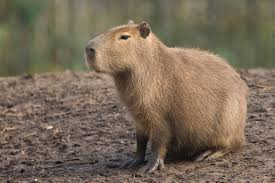
#> input picture pdi/capivara.jpg, 275 x 183 px, found by its file name
$ python teste.py
#> lines starting #> are read from the running program, lines starting #| are printed output that depends on the picture; after the words box and inside, x2 and y2 are one past the last pixel; in counts of white or black regions, pixels touching at a corner belong together; long printed decimals are rounded
# Plotagem de gráficos e imagens no notebook
#teste github
import matplotlib.pyplot as plt

# Manipulação de imagens
from PIL import Image
from skimage import color # Vamos usar para fazer uma conversão de espaço de cores específica
import imghdr # Vamos usar para verificar se um determinado arquivo em disco é uma imagem ou não
import cv2
import numpy as np # Manipulação de arrays
import os # Acesso ao sistema de arquivos do SO
import random # Geração de números aleatóriso. Você pode precisar em uma das atividades pedidas...

def hsl2rgb(arr):
    imgrgb=np.empty_like(arr)
    for x in range(arr.shape[0]):
        for y in range(arr.shape[1]):
            c=((1-abs(2*arr[x][y][2]-1))*arr[x][y][1])
            X=c*(1-abs(((arr[x][y][0]/60)%2)-1))
            m=arr[x][y][2]-(c/2)
            if 0<=arr[x][y][0]<60:
                imgrgb[x][y][0]=c
                imgrgb[x][y][1]=X
                imgrgb[x][y][2]=0
            elif 60<=arr[x][y][0]<120:
                imgrgb[x][y][0]=X
                imgrgb[x][y][1]=c
                imgrgb[x][y][2]=0
            elif 120<=arr[x][y][0]<180:
                imgrgb[x][y][0]=0
                imgrgb[x][y][1]=c
                imgrgb[x][y][2]=X
            elif 180<=arr[x][y][0]<240:
                imgrgb[x][y][0]=0
                imgrgb[x][y][1]=X
                imgrgb[x][y][2]=c
            elif 240<=arr[x][y][0]<300:
                imgrgb[x][y][0]=X
                imgrgb[x][y][1]=0
                imgrgb[x][y][2]=c
            elif 300<=arr[x][y][0]<360:
                imgrgb[x][y][0]=c
                imgrgb[x][y][1]=0
                imgrgb[x][y][2]=X
            imgrgb[x][y][0]=round((imgrgb[x][y][0]+m)*255)
            imgrgb[x][y][1]=round((imgrgb[x][y][1]+m)*255)
            imgrgb[x][y][2]=round((imgrgb[x][y][2]+m)*255)
    # Você pode alterar o retorno da função à vontade
    return Image.fromarray(np.uint8(imgrgb))

def rgb2hsl(arr):
    imghsl=np.empty_like(arr,dtype=float)
    for x in range(arr.shape[0]):
        for y in range(arr.shape[1]):
            R=arr[x][y][0]/255
            G=arr[x][y][1]/255
            B=arr[x][y][2]/255
            maximo=max((R,G,B))
            minimo=min((R,G,B))
            delta=maximo-minimo
            imghsl[x][y][2]=(maximo+minimo)/2.0
            if delta==0:
                imghsl[x][y][0]=0
            elif maximo==R:
                imghsl[x][y][0]=((((G-B)/delta)%6)*60)
            elif maximo==G:
                imghsl[x][y][0]=((((B-R)/delta)+2)*60)
            elif maximo==B:
                imghsl[x][y][0]=((((R-G)/delta)+4)*60)
            imghsl[x][y][1]=(delta/(1-abs(2*imghsl[x][y][2]-1)))
    print(imghsl[127][52][:])
    return imghsl

img = Image.open(r'C:\Users\gabri\Documents\pdi\capivara.jpg')
#> img is the input picture: PIL image 275x183 RGB; mean R, G, B 121.8, 106.8, 89.1
img.show()
arr=np.asarray(img)
hsl=rgb2hsl(arr)
#> after the loop in rgb2hsl, `for x in range(arr.shape[0]):`:
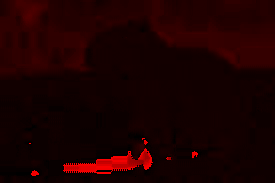
#> imghsl: shape (183, 275, 3) float64; mean R, G, B 40.9, 0.2, 0.4; drawn with min black and max white
#| [25.455  0.193  0.6647]
fator=2
f=fator-1
if f>=0:
    hsl[:][:][0]=hsl[:][:][0]+f*(1-hsl[:][:][0])* hsl[:][:][0]
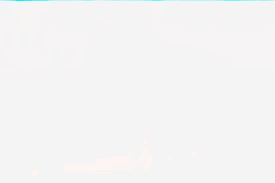
#> hsl: shape (183, 275, 3) float64; 0.55% of pixels changed, all inside (x1, y1, x2, y2) = (0, 0, 275, 1); drawn with min black and max white
else:
    hsl[:][:][0]=hsl[:][:][0]+f*hsl[:][:][0]
#img.show()
img=hsl2rgb(hsl)
#> after the loop in hsl2rgb, `for x in range(arr.shape[0]):`:
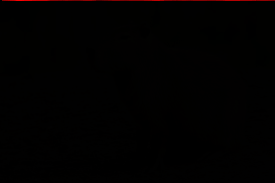
#> imgrgb: shape (183, 275, 3) float64; mean R, G, B 195.1, 107.2, 89.9; drawn with min black and max white
#cv2.imwrite(r'C:\Users\gabri\Documents\pdi\capivarahsl.jpg', img)
img.show()
#img1 = cv2.imread(r'C:\Users\gabri\Documents\pdi\capivara.jpg')
#imgHLS = cv2.cvtColor(img1, cv2.COLOR_BGR2HLS)
#Image.fromarray(np.uint8(img)).show()
